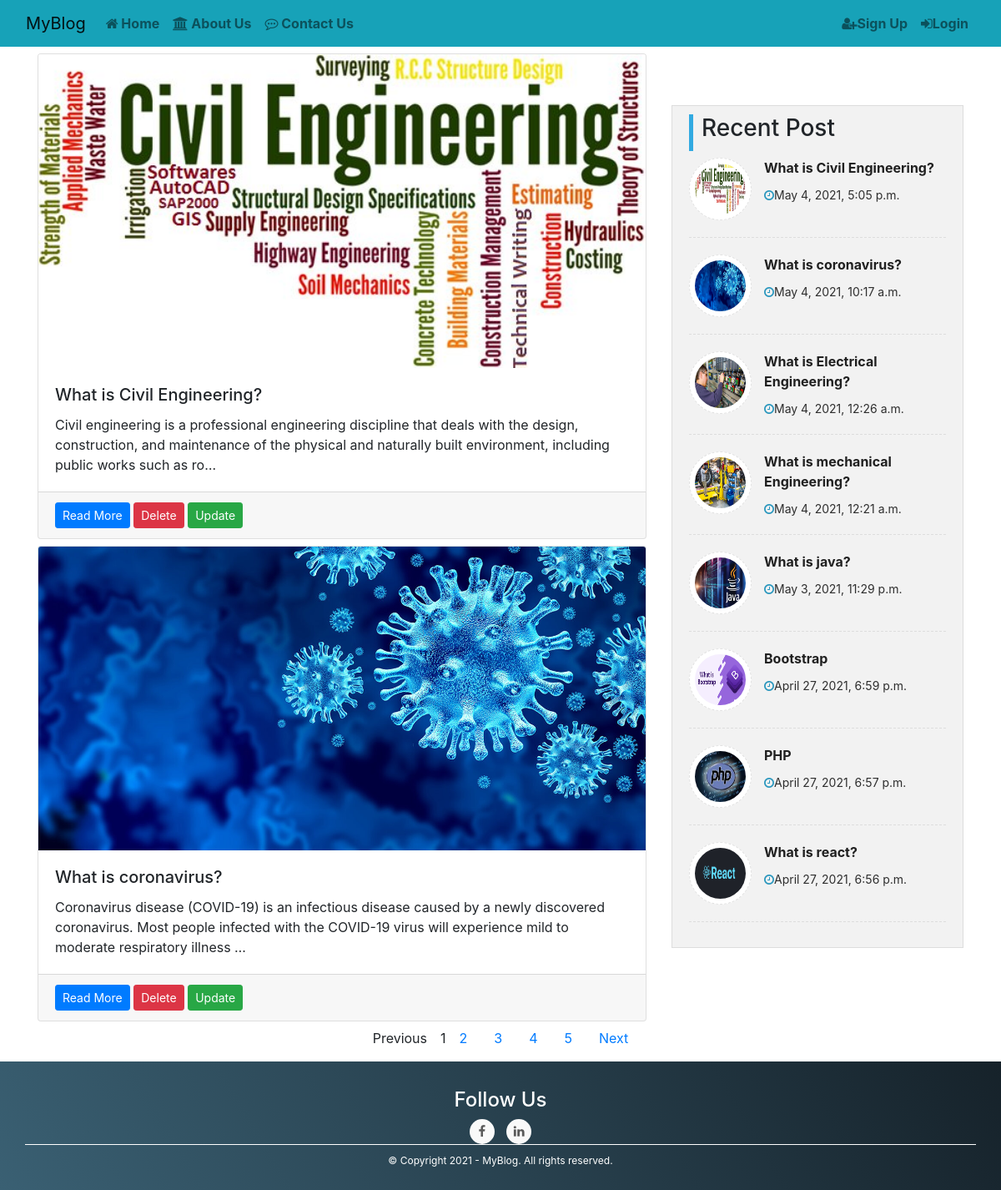
The app's page /myblog/52 with its own data.
### Blog/models.py (models this page shows, shortened)
class Post(models.Model):
    user = models.ForeignKey(User , on_delete=models.CASCADE)
    caty = models.ForeignKey(Categorise,on_delete=models.CASCADE, null=True)
    img =models.ImageField(upload_to='post_img',blank= True)
    title = models.CharField(max_length=200)
    content = HTMLField()
    date = models.DateTimeField(auto_now_add=True,blank=True)
    class Meta:
        ordering = ['date']

### Blog/views.py (the view)
# urls.py: path('myblog/<int:id>',views.myblog,name='myblog' ),
def myblog(request ,id):
    post1 = Post.objects.filter(user=id).order_by('-date')
    recentpost = []
    recentpost.extend(post1[0:8])
    allpost = Paginator(post1,2)
    page=request.GET.get("page")
    try:
        post=allpost.page(page)
    except PageNotAnInteger:
        post=allpost.page(1)
    except EmptyPage:
        post= allpost.page(allpost.num_pages)
    context = {
        'post':post,
        'recentpost':recentpost
    }
    return render(request, 'myblog.html',context)

### Blog/templates/myblog.html (shortened to what this page needs)
{% extends 'base.html' %}
{% load static %}
{% block body %}
<div class="container">
    <div class="row">
        {% if post|length <= 0 %} <h1> Sorry <i style="color: brown;" class="fa fa-frown-o"></i> !!, You haven't posted
            any blog. Do post to see your latest blog </h1>
            {% else %}
            <div class="col-md-8 mb-2 mr-auto ml-auto">
                {% for i in post %}
                <div class="card mt-2">
                    <img class="card-img-top image" src="{{i.img.url}}" alt="Card image cap">
                    <div class="card-body">
                        <h5 class="card-title">{{i.title}}</h5>
                        <p class="card-text">
                            {% autoescape off %}
                            {{i.content|truncatechars_html:200}}
                            {% endautoescape %}
                        </p>
                    </div>
                    <div class="card-footer ">
                        <a href="{% url 'detailpage' i.id %}" class="btn btn-primary btn-sm">Read More</a>
                        <button type="button" class="btn btn-danger btn-sm mr-auto" data-toggle="modal"
                            data-target="#staticBackdrop">
                            Delete
                        </button>
                        <a class="btn btn-success btn-sm mr-auto" href="{% url 'update' i.id %}">Update</a>
                    </div>
                </div>
                {% endfor %}
            </div>
            <div class="col-md-4">
            <div class="sidebar widget">
                <h3>Recent Post</h3>
                <ul>
                    {% for i in recentpost %}
                    <li>
                        <div class="sidebar-thumb">
                            <img class="animated rollIn" src="{{i.img.url}}" alt="" />
                        </div>
                        <div class="sidebar-content">
                            <h5 class="animated bounceInRight"><a href="{% url 'detailpage' i.id %}">{{i.title}}</a>
                            </h5>
                        </div>
                        <div class="sidebar-meta">
                            <span class="time"><i class="fa fa-clock-o"></i>{{i.date}}</span>
                        </div>
                    </li>
                    {% endfor %}
                </ul>
            </div>
            </div>
            {% endif %}
    </div>
    <div class="text-center">
        {% if post.has_other_pages %}
        <ul class="pagination  ">
            {% if post.has_previous %}
            <li class="mr-3 ml-3"><a href="?page={{ post.previous_page_number }}">
                    Previous </a>
            </li>
            {% else %}
            <li class="disabled mr-3 ml-3"><span>
                    Previous </span>
            </li>
            {% endif %}
            {% for i in post.paginator.page_range %}
            {% if post.number == i %}
            <li class="active"><span>{{i}} <span class="sr-only">(current)</span> </span></li>
            {% else %}
            <li class="mr-3 ml-3"><a href="?page={{i}}">{{i}}</a></li>
            {% endif %}
            {% endfor %}
            {% if post.has_next %}
            <li class="mr-3 ml-3"><a href="?page={{ post.next_page_number }}">Next</a></li>
            {% else %}
            <li class="disabled mr-3 ml-3"><span>
                    Next </span>
            </li>
            {% endif %}
        </ul>
        {% endif %}
    </div>
</div>
{% endblock %}

### Blog/templates/myblog.html (style rules this page uses)
.image { height: auto; width: auto; }
.pagination { justify-content: center; }
ul { list-style: none; }
body { margin-top: 40px; }
ul, li { list-style: none; }
h5 { margin: 0; }
h3 { color: #2996bd; margin: 10px 0px 15px; padding-bottom: 10px; padding-left: 10px; border-left: 5px solid #32aae1; }
.sidebar.widget { margin-top: 70px; background: #f2f2f2; border: 1px solid #ddd; padding: 10px 20px; }
.sidebar.widget ul { margin: 0px; padding: 0; overflow: hidden; }
.sidebar.widget ul li { overflow: hidden; font-size: 14px; margin-bottom: 20px; border-bottom: 1px dashed #ddd; padding-bottom: 20px }
.sidebar-thumb { float: left; overflow: hidden; margin-right: 15px; }
.sidebar-thumb img { background: #fff; border: 1px dashed #e0e0e0; padding: 6px; height: 75px; width: 75px; -webkit-border-radius: 100px; -moz-border-radius: 100px; border-radius: 100px; }
.sidebar-content h5 { font-size: 16px; cursor: pointer; line-height: 24px; }
.sidebar-content h5 a { color: #202020; outline: 0 none; text-decoration: none; font-weight: bold }
.sidebar-meta { margin-top: 10px; }
.sidebar-meta span { color: #2e2e2e; }
.sidebar-meta span.time { margin-right: 10px; }
.sidebar-meta span i { color: #2996bd }

### records on screen
Post: img (picture), title "What is Civil Engineering?", content "Civil engineering is a professional engineering discipline that deals with the design, construction, and maintenance of the physical and naturally built environment, including public works such as ro…", date "May 4, 2021, 5:05 p.m."
Post: img (picture), title "What is coronavirus?", content "Coronavirus disease (COVID-19) is an infectious disease caused by a newly discovered coronavirus. Most people infected with the COVID-19 virus will experience mild to moderate respiratory illness …", date "May 4, 2021, 10:17 a.m."
Post: img (picture), title "What is Electrical Engineering?", date "May 4, 2021, 12:26 a.m."
Post: img (picture), title "What is mechanical Engineering?", date "May 4, 2021, 12:21 a.m."
Post: img (picture), title "What is java?", date "May 3, 2021, 11:29 p.m."
Post: img (picture), title "Bootstrap", date "April 27, 2021, 6:59 p.m."
Post: img (picture), title "PHP", date "April 27, 2021, 6:57 p.m."
Post: img (picture), title "What is react?", date "April 27, 2021, 6:56 p.m."

### other values on screen
{{ i }} "1"
{{ i }} "2" "3" "4" "5"
